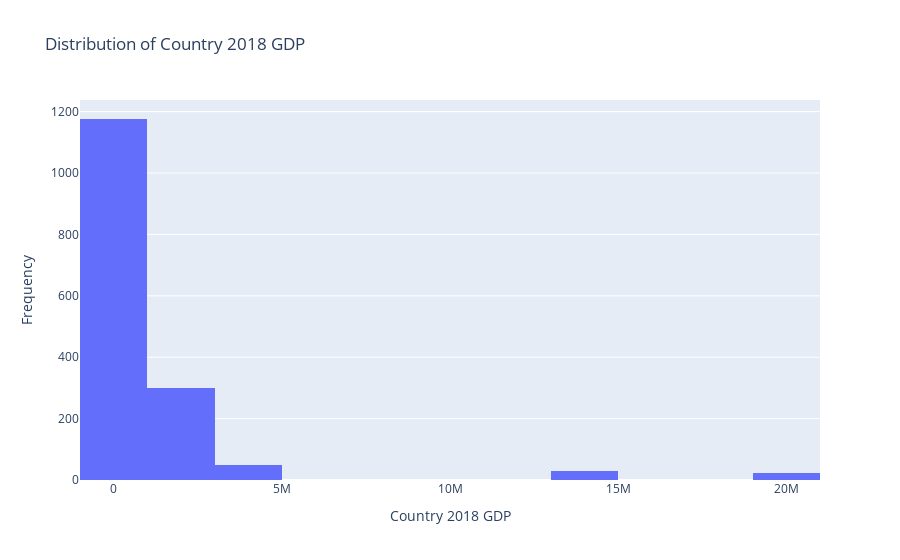

The code cell stored with this chart in its notebook:
### Code cell
fig = px.histogram(df, x='Country 2018 GDP', nbins=20, title='Distribution of Country 2018 GDP')
fig.update_xaxes(title_text='Country 2018 GDP')
fig.update_yaxes(title_text='Frequency')
fig.show()

### Figure 1 — Plotly figure (JSON) as saved in the notebook; plotly's stock layout.template omitted (floating-point values rounded to 4 significant figures; data arrays with more than 128 entries replaced by an {"elided": "..."} marker saying what was removed)
{"data": [{"alignmentgroup": "True", "bingroup": "x", "hovertemplate": "Country 2018 GDP=%{x}<br>count=%{y}<extra></extra>", "legendgroup": "", "marker": {"color": "#636efa", "pattern": {"shape": ""}}, "name": "", "nbinsx": 20, "offsetgroup": "", "orientation": "v", "showlegend": false, "type": "histogram", "x": {"elided": "1576 float values"}, "xaxis": "x", "yaxis": "y"}], "layout": {"barmode": "relative", "legend": {"tracegroupgap": 0}, "title": {"text": "Distribution of Country 2018 GDP"}, "xaxis": {"anchor": "y", "domain": [0, 1], "title": {"text": "Country 2018 GDP"}}, "yaxis": {"anchor": "x", "domain": [0, 1], "title": {"text": "Frequency"}}}}
